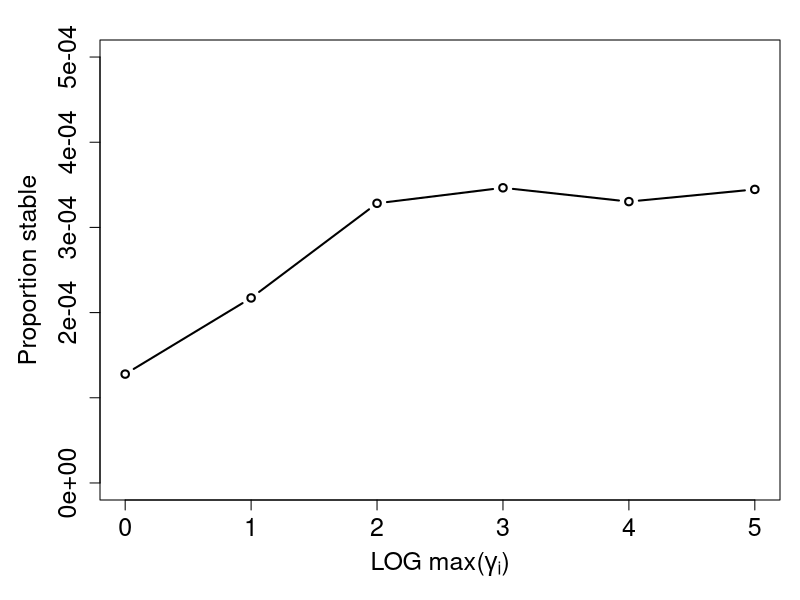
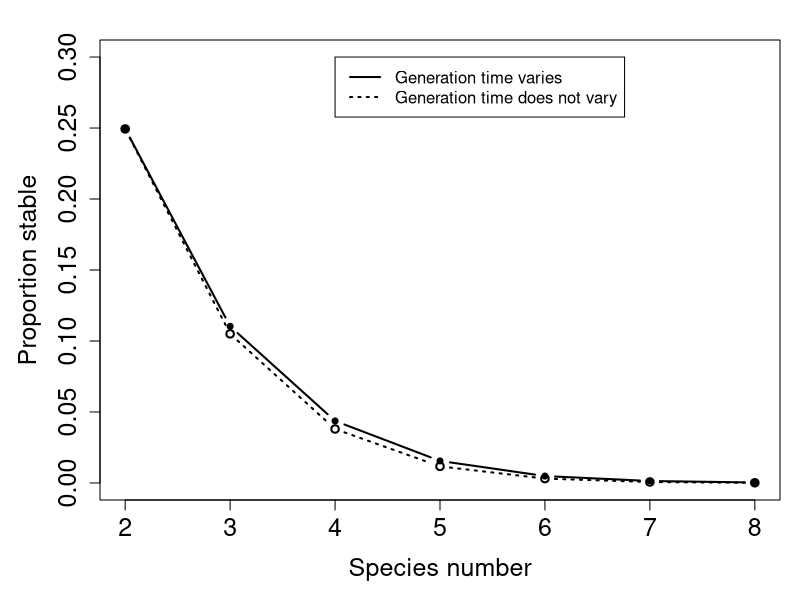
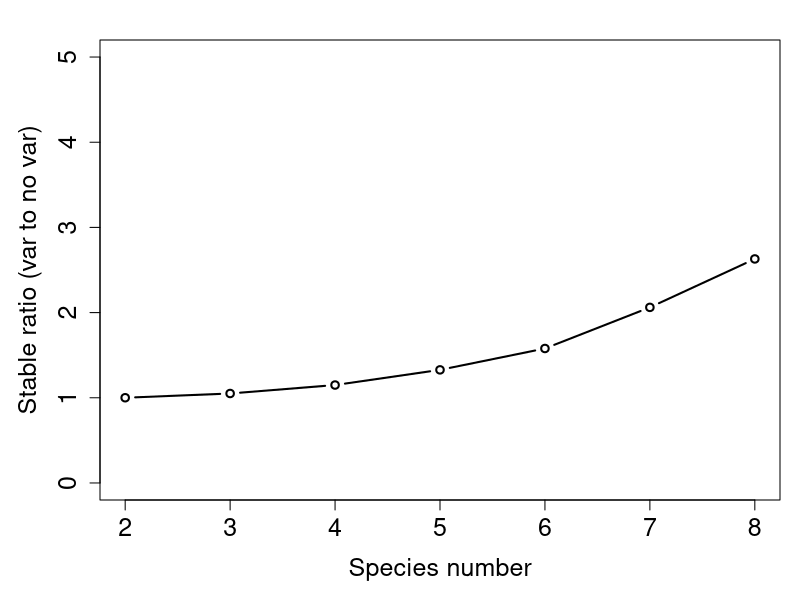
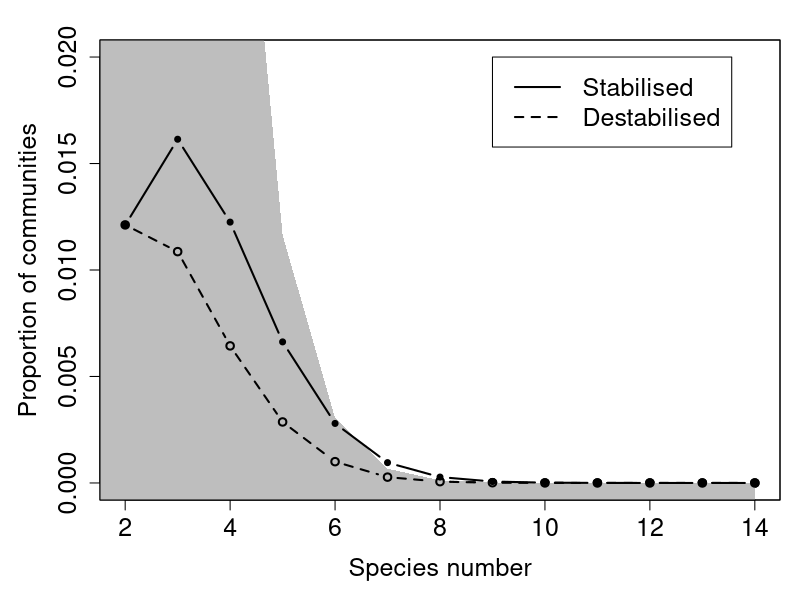
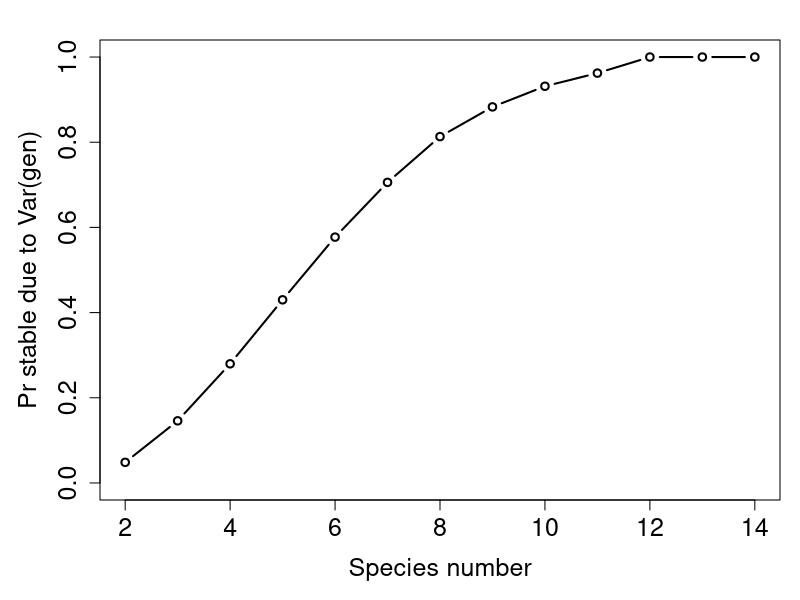
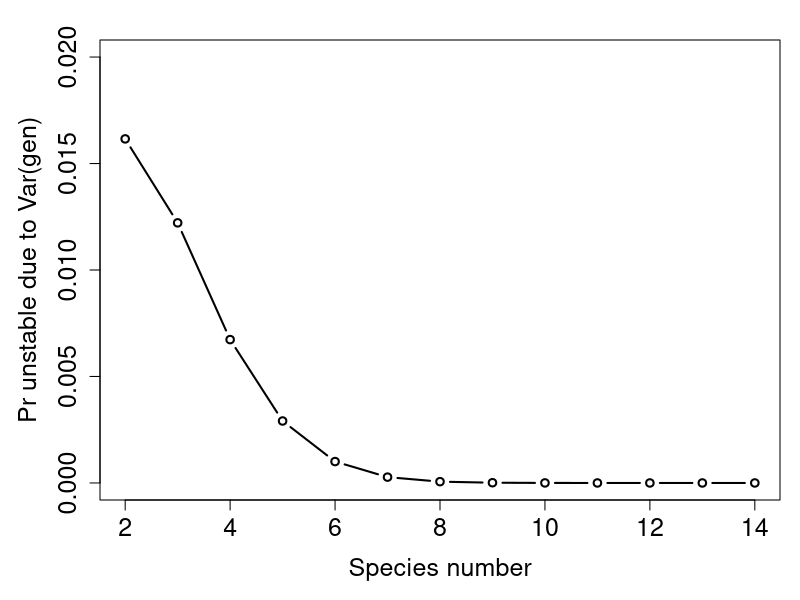
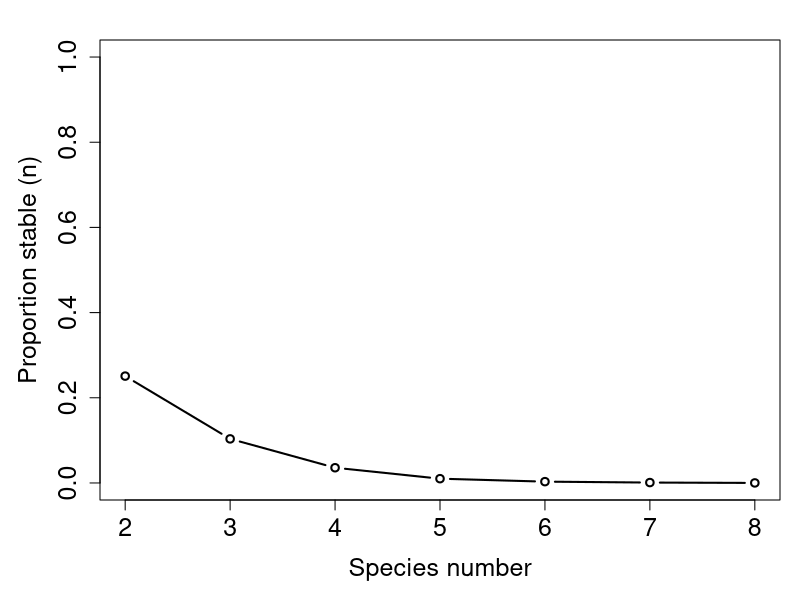
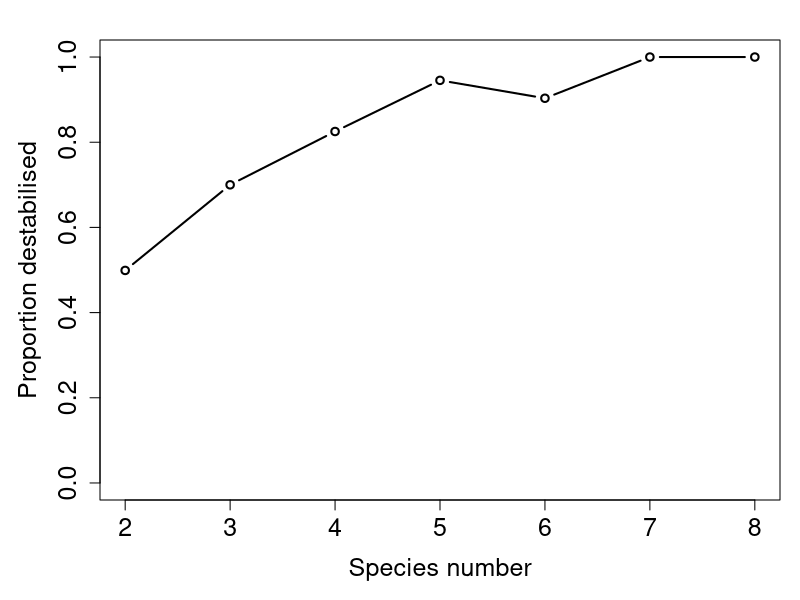

Reproduce these figures in R, in order.
## ---- chunk 1
mag_var <- read.table(file = "var_gen_mag.csv", header = TRUE, sep = ",");
stabi_3 <- mag_var[,3] / 10000000;
par(mar = c(5, 5, 2, 1));
plot(x = log10(mag_var[,1]), y = stabi_3, type = "b", lwd = 2, ylim = c(0, 0.0005),
     xlab = expression(paste("LOG max(",gamma[i],")")), ylab = "Proportion stable",
     cex.axis = 1.5, cex.lab = 1.5, lty = "solid");
## ---- chunk 2
gen_var <- read.table(file = "dif_sp_gen_var.csv", header = TRUE, sep = ",");
stabi_1 <- gen_var[,2] / 1000000;
stabi_2 <- gen_var[,3] / 1000000;
par(mar = c(5, 5, 2, 1));
plot(x = gen_var[,1], y = stabi_1, type = "b", lwd = 2, ylim = c(0, 0.3),
     xlab = "Species number", ylab = "Proportion stable",
     cex.axis = 1.5, cex.lab = 1.5, lty = "dotted");
points(x = gen_var[,1], y = stabi_2, type = "b", lwd = 2, ylim = c(0, 0.3),
       lty = "solid", pch = 20);
legend(x = 4, y = 0.3, lwd = 2,
       legend = c("Generation time varies", "Generation time does not vary"),
       lty = c("solid", "dotted"));
## ---- chunk 3
par(mar = c(5, 5, 2, 1));
plot(x = gen_var[,1], y = stabi_2 / stabi_1, type = "b", lwd = 2, ylim = c(0, 5),
     xlab = "Species number", ylab = "Stable ratio (var to no var)",
     cex.axis = 1.5, cex.lab = 1.5, lty = "solid");
## ---- chunk 4
gen_var     <- read.table(file = "full_data.csv", header = TRUE, sep = ",");
gen_var     <- gen_var[1:13,];
tot_sim     <- sum(gen_var[1,2:5]);
unstable    <- gen_var[,2] / tot_sim;
stable      <- gen_var[,3] / tot_sim;
destablised <- gen_var[,4] / tot_sim;
stabilised  <- gen_var[,5] / tot_sim;
par(mar = c(5, 5, 2, 1));
plot(x = gen_var[,1], y = destablised, type = "b", lwd = 2, ylim = c(0, 0.02),
     xlab = "Species number", ylab = "Proportion of communities",
     cex.axis = 1.5, cex.lab = 1.5, lty = "dashed");
polygon(x = c(gen_var[,1], rev(gen_var[,1]), -4), 
        y = c(stable + destablised, rep(-1, dim(gen_var)[1] + 1)), 
        col = "grey", border = NA);
box();
points(x = gen_var[,1], y = destablised, type = "b", lwd = 2, lty = "dashed");
points(x = gen_var[,1], y = stabilised, type = "b", lwd = 2, ylim = c(0, 0.02),
       lty = "solid", pch = 20);
legend(x = 9, y = 0.02, lwd = 2, cex = 1.5,
       legend = c("Stabilised", "Destabilised"),
       lty = c("solid", "dashed"));
## ---- chunk 5
par(mar = c(5, 5, 2, 1));
y1 <- stabilised / (stable + stabilised);
plot(x = gen_var[,1], y = y1, type = "b", lwd = 2, ylim = c(0, 1),
     xlab = "Species number", ylab = "Pr stable due to Var(gen)",
     cex.axis = 1.5, cex.lab = 1.5, lty = "solid");
## ---- chunk 6
par(mar = c(5, 5, 2, 1));
y1 <- destablised / (unstable + destablised);
plot(x = gen_var[,1], y = y1, type = "b", lwd = 2, ylim = c(0, 0.02),
     xlab = "Species number", ylab = "Pr unstable due to Var(gen)",
     cex.axis = 1.5, cex.lab = 1.5, lty = "solid");
## ---- chunk 7
random_comm <- function(dm = 2, iter = 10000){
    stabilised_fastevo <- NULL;
    unstabled_fastevo  <- NULL;
    nn           <- dm * dm;
    tot_stabled  <- 0;
    tot_ustabled <- 0;
    tot_eco_stab <- 0;
    stabilised_fastevo <- NULL;
    unstabled_fastevo  <- NULL;
    while(iter > 0){
        stabilised   <- 0;
        unstabilised <- 0;
        Adat <- runif(n = nn, min = -4, max = 4);
        Bdat <- runif(n = nn, min = -4, max = 4);
        Cdat <- runif(n = nn, min = -4, max = 4);
        A    <- matrix(data = Adat, nrow = dm, ncol = dm);
        B    <- matrix(data = Bdat, nrow = dm, ncol = dm);
        C    <- matrix(data = Cdat, nrow = dm, ncol = dm);
        egD  <- 1;
        while(egD >= 0){
             Ddat <- runif(n = nn, min = -4, max = 4);
             D    <- matrix(data = Ddat, nrow = dm, ncol = dm);
             egD  <- max(Re(eigen(D)$values))
        }
        eco_stable       <- max(Re(eigen(A)$values)) < 0;
        slow_evo_maxE    <- max(Re(eigen(A + B %*% solve(D) %*% (-C))$values));
        stable_fast_evo  <- slow_evo_maxE < 0;
        if(eco_stable == FALSE & stable_fast_evo == TRUE){
            list_ele <- length(stabilised_fastevo$A) + 1;
            stabilised_fastevo$A[[list_ele]] <- A;
            stabilised_fastevo$B[[list_ele]] <- B;
            stabilised_fastevo$C[[list_ele]] <- C;
            stabilised_fastevo$D[[list_ele]] <- D;
            stabilised   <- 1;
        }
        if(eco_stable == TRUE & stable_fast_evo == FALSE){
            list_ele <- length(unstabled_fastevo$A) + 1;
            unstabled_fastevo$A[[list_ele]] <- A;
            unstabled_fastevo$B[[list_ele]] <- B;
            unstabled_fastevo$C[[list_ele]] <- C;
            unstabled_fastevo$D[[list_ele]] <- D;
            unstabilised   <- 1;
        }
        if(stabilised == 1){
            tot_stabled <- tot_stabled + 1;
        }
        if(unstabilised == 1){
            tot_ustabled <- tot_ustabled + 1;
        }
        if(eco_stable == TRUE){
            tot_eco_stab <- tot_eco_stab + 1;
        }
        iter <- iter - 1;
    }
    results <- list(ecologically_stable = tot_eco_stab, 
                    stabilised = tot_stabled, destabilised = tot_ustabled,
                    stabilised_all   = stabilised_fastevo, 
                    destabilised_all = unstabled_fastevo);
    return(results);
}
## ---- chunk 8
dat       <- read.table(file = "rand_sims.txt", header = TRUE);
species   <- dat[,1];
pr_stable <- dat[,2] / (dat[,2] + dat[,4]);
par(mar = c(5, 5, 2, 1));
plot(x = species, y = pr_stable, type = "b", lwd = 2, ylim = c(0, 1),
     xlab = "Species number", ylab = "Proportion stable (n)",
     cex.axis = 1.5, cex.lab = 1.5);
## ---- chunk 9
pr_destabilised <- dat[,3] / dat[,2];
par(mar = c(5, 5, 2, 1));
plot(x = species, y = pr_destabilised, type = "b", lwd = 2, ylim = c(0, 1),
     xlab = "Species number", ylab = "Proportion destabilised",
     cex.axis = 1.5, cex.lab = 1.5);
## ---- chunk 10
pr_stabilised <- dat[,5] / dat[,4];
par(mar = c(5, 5, 2, 1));
plot(x = species, y = pr_stabilised, type = "b", lwd = 2, ylim = c(0, 1),
     xlab = "Species number", ylab = "Proportion stabilised",
     cex.axis = 1.5, cex.lab = 1.5);
